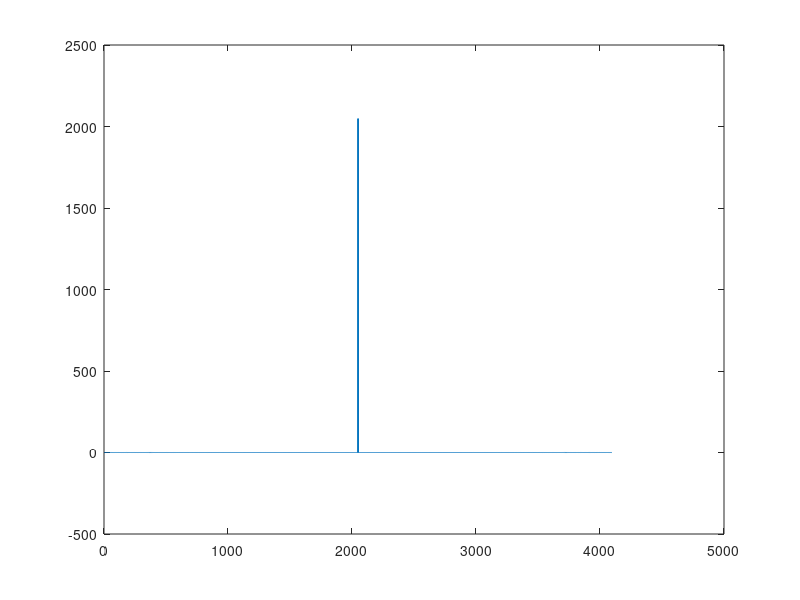
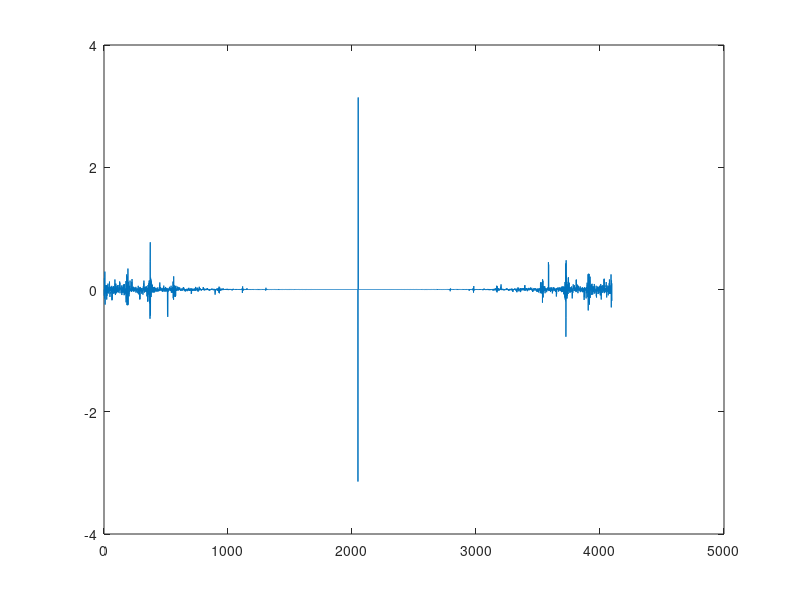
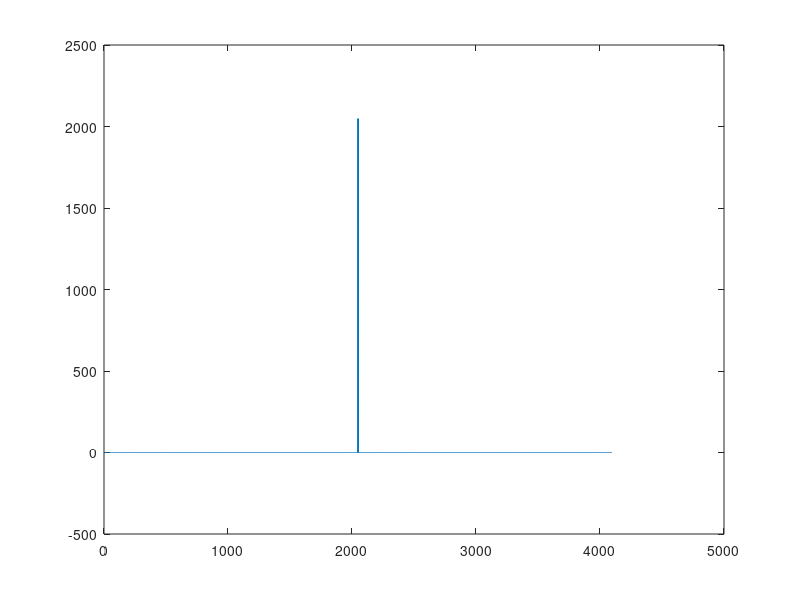
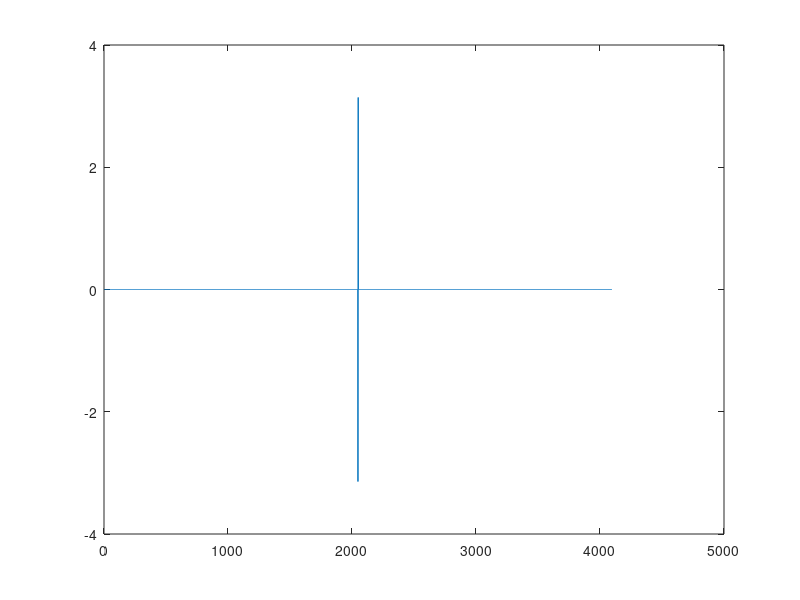

Write MATLAB code to recreate these figures, in order.



xN = 2^12;
x = linspace(2*pi/xN,2*pi,xN)';
N = xN/2;
k = [0:N-1, 0, 1-N:-1]';

y = cos(x);

dy = ifft((1i*k).^4.*fft(y));

fnew_var = fft(dy);
fnew_var(fnew_var < 10)= 0 ;
new_var = real(ifft(fnew_var));


plot(real(fftshift(fft(dy))))
figure
plot(imag(fftshift(fft(dy))))
figure
plot(real(fftshift(fft(new_var))))
figure
plot(imag(fftshift(fft(new_var))))


figure
plot(x,y,x,dy,x,new_var)

max(abs(dy-cos(x)))
